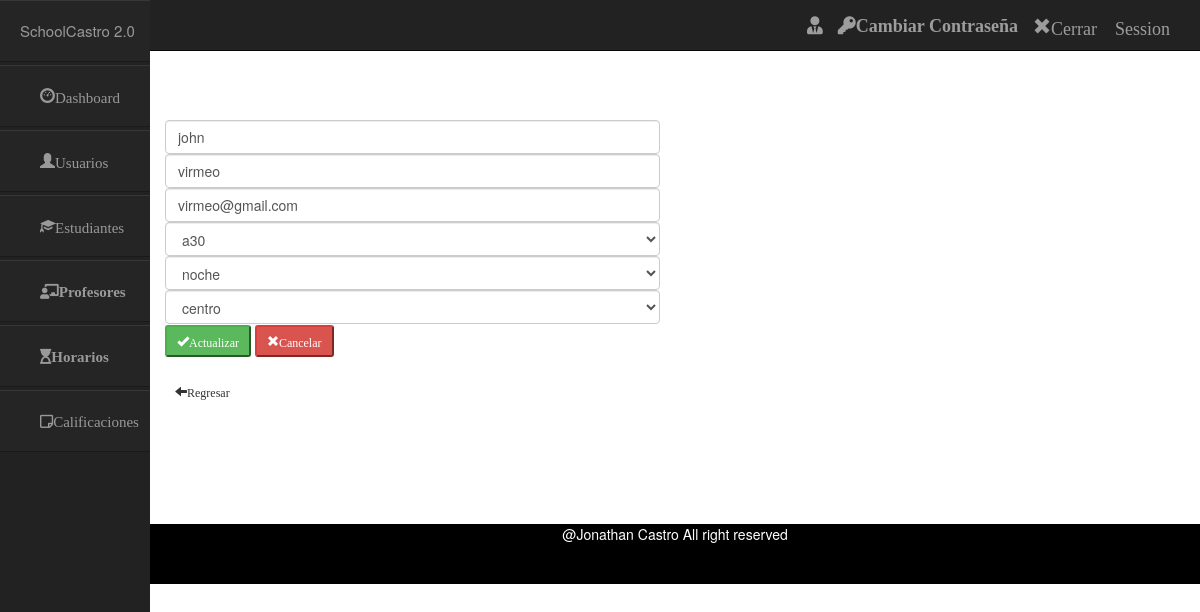
Page /estudiantes_controller/editar/4 on the earlier database version.
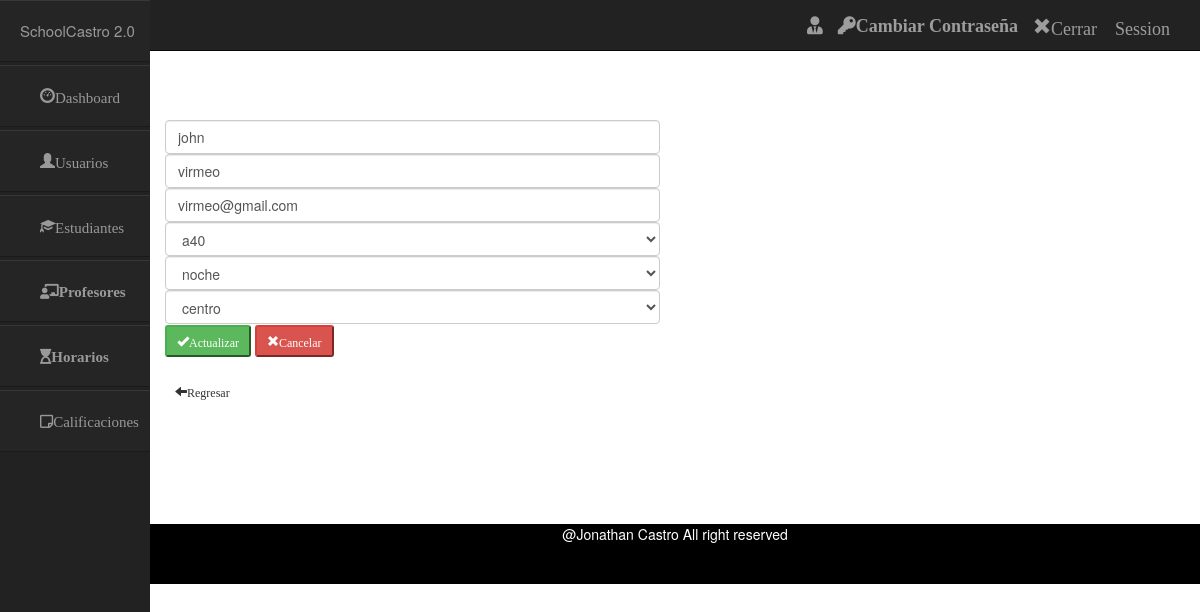
Same page on the later database version.
### tables this page shows
CREATE TABLE `estudiantes` (
  `id` int(50) NOT NULL,
  `nombre` varchar(50) NOT NULL,
  `apellido` varchar(50) NOT NULL,
  `email` varchar(50) NOT NULL,
  `session` varchar(50) NOT NULL,
  `turno` varchar(50) NOT NULL,
  `sede` varchar(50) NOT NULL
);

### application/controllers/Estudiantes_controller.php (called while the page is built, shortened)
<?php
class Estudiantes_controller extends CI_Controller {
        public function editar($id) {
            $data['usuario'] = $this->session->userdata('usuario');
            $data['datos'] = $this->estudiantes_model->estudiantesPorId($id);
                $this->load->view('include/header');
                $this->load->view('include/navbar',$data);
                $this->load->view('include/sidebar');
                $this->load->view('admin/editar_estudiantes',$data);
                $this->load->view('include/footer');
    }
}

### index.php (called while the page is built, shortened)
<?php
require_once BASEPATH.'core/CodeIgniter.php';

### application/models/Estudiantes_model.php (called while the page is built, shortened)
<?php
class Estudiantes_model extends CI_Model {
	public function estudiantesPorId($id)
	{
		$sql = "SELECT id,nombre,apellido,email,session,turno,sede from estudiantes where id= $id";
		$query = $this->db->query($sql);
		return $query->row();
	}
}

### application/views/admin/editar_estudiantes.php (the view)
<br>
<br>
<br>
<br>
<br>
<br>
	<div class="row col-md-6" >
		<form action="" method="post">
			<input type="text" class="form-control" name="nombre" value="<?php echo $datos->nombre?>">
			<input type="text" class="form-control"  name="apellido" value="<?php echo $datos->apellido?>">
			<input type="text" class="form-control" name="email" value="<?php echo $datos->email?>">
			<select name="session" class="form-control" id="session" >
				<option><?php echo $datos->session?></option>
			</select>
			<select name="turno" class="form-control" id="turno" >
				<option><?php echo $datos->turno?></option>
			</select>
			<select name="sede" class="form-control" id="sede">
				<option><?php echo $datos->sede?></option>
			</select>
			<button type="submit" name="submit" value="submit" class="btn-success btn-sm glyphicon glyphicon-ok">Actualizar</button>
			<button type="reset" class="btn-danger btn-sm glyphicon glyphicon-remove">Cancelar</button>
			<br>
			<br>
			<a href="<?php echo base_url();?>estudiantes_controller"><span class="btn-default btn-sm glyphicon glyphicon-arrow-left">Regresar</span></a>
		</form>
<br>
<br>
<br>
<br>
<br>
<br>
	</div>

Differences in the rows shown:
changed estudiantes "john": session "a30" → "a40"
